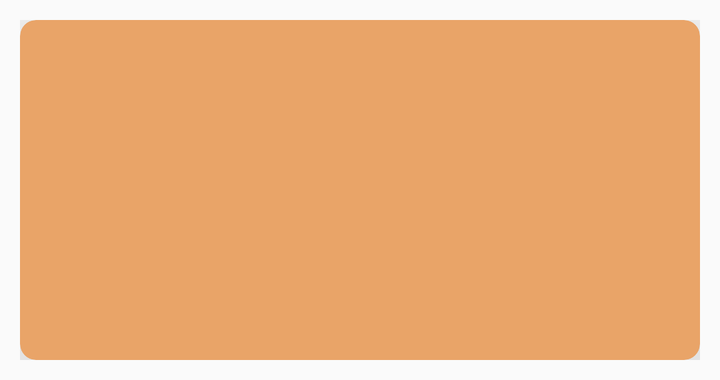
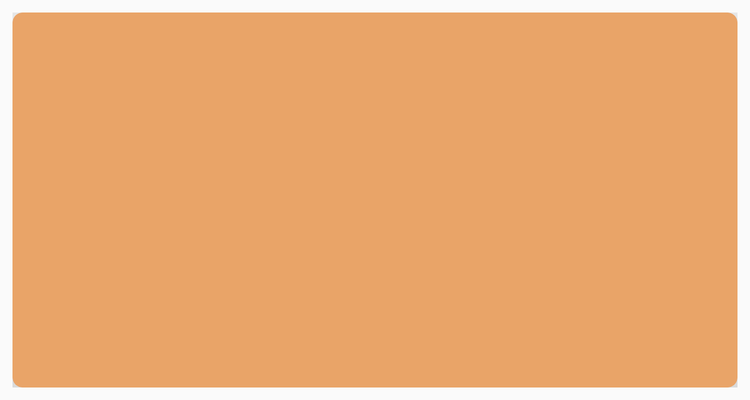

Compare how this app lays out the same screen by default and in its alternative resource folder. The renders come first, then the two layout files and the values they reference.
<!-- AndroidManifest.xml: application theme AppTheme -->
<!-- res/layout/recipe_card.xml -->
<?xml version="1.0" encoding="utf-8"?>
<LinearLayout xmlns:android="http://schemas.android.com/apk/res/android"
    android:orientation="vertical" android:layout_width="match_parent"
    android:padding="10dp"
    android:layout_height="wrap_content">

    <android.support.v7.widget.CardView
        xmlns:card_view="http://schemas.android.com/apk/res-auto"
        android:id="@+id/cardview_recipe_card"
        android:layout_gravity="center"
        card_view:cardBackgroundColor="@color/belge"
        card_view:cardElevation="100dp"
        android:layout_width="match_parent"
        android:layout_height="170dp"
        card_view:cardCornerRadius="8dp">

        <LinearLayout
            android:layout_width="wrap_content"
            android:orientation="vertical"
            android:layout_gravity="center_horizontal|center_vertical"
            android:layout_height="match_parent">

            <ImageView
                android:layout_width="wrap_content"
                android:layout_gravity="center_horizontal"
                android:id="@+id/bowl"
                android:src="@mipmap/bowl"
                android:layout_height="wrap_content" />
            <TextView
                android:layout_width="wrap_content"
                android:layout_gravity="center_horizontal|center_vertical"
                android:gravity="center_horizontal"
                android:fontFamily="cursive"
                android:textColor="@color/colorPrimary"
                android:textSize="25sp"
                android:textStyle="bold"
                android:id="@+id/recipe_name"
                android:layout_height="match_parent" />

        </LinearLayout>

    </android.support.v7.widget.CardView>

</LinearLayout>
<!-- resources referenced by this layout -->
<resources>
  <color name="belge">#e9a468</color>
  <color name="colorPrimary">#e4652b</color>
  <style name="AppTheme" parent="Theme.AppCompat.Light.DarkActionBar">
          
          <item name="colorPrimary">@color/colorPrimary</item>
          <item name="colorPrimaryDark">@color/colorPrimaryDark</item>
          <item name="colorAccent">@color/colorAccent</item>
      </style>
  <color name="colorPrimaryDark">#df4507</color>
  <color name="colorAccent">#f2180d</color>
</resources>
<!-- res/layout-sw600dp/recipe_card.xml (the repository's variant of the layout above) -->
<!-- drawn on a 7-inch tablet held upright -->
<?xml version="1.0" encoding="utf-8"?>
<LinearLayout xmlns:android="http://schemas.android.com/apk/res/android"
    android:orientation="horizontal" android:layout_width="match_parent"
    android:padding="10dp"
    android:layout_height="wrap_content">

    <android.support.v7.widget.CardView
        xmlns:card_view="http://schemas.android.com/apk/res-auto"
        android:id="@+id/cardview_recipe_card"
        android:layout_gravity="center_vertical"
        card_view:cardBackgroundColor="@color/belge"
        card_view:cardElevation="100dp"
        android:layout_width="match_parent"
        android:layout_height="300dp"
        card_view:cardCornerRadius="8dp">

        <LinearLayout
            android:layout_width="match_parent"
            android:orientation="vertical"
            android:layout_gravity="center_horizontal|center_vertical"
            android:layout_height="match_parent">

            <ImageView
                android:layout_width="wrap_content"
                android:layout_gravity="center_horizontal|center_vertical"
                android:id="@+id/bowl"
                android:src="@mipmap/bowl"
                android:layout_height="wrap_content" />
            <TextView
                android:layout_width="wrap_content"
                android:layout_gravity="center_horizontal|center_vertical"
                android:gravity="center_horizontal"
                android:fontFamily="cursive"
                android:textColor="@color/colorPrimary"
                android:textSize="25sp"
                android:textStyle="bold"
                android:id="@+id/recipe_name"
                android:layout_height="match_parent" />

        </LinearLayout>

    </android.support.v7.widget.CardView>

</LinearLayout>
